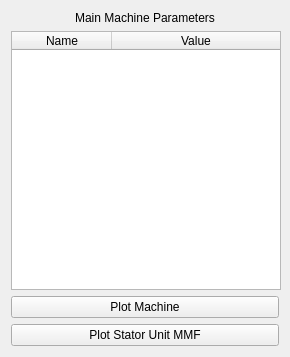
<?xml version="1.0" encoding="UTF-8"?>
<ui version="4.0">
 <class>WMachineTable</class>
 <widget class="QWidget" name="WMachineTable">
  <property name="geometry">
   <rect>
    <x>0</x>
    <y>0</y>
    <width>290</width>
    <height>357</height>
   </rect>
  </property>
  <property name="minimumSize">
   <size>
    <width>290</width>
    <height>0</height>
   </size>
  </property>
  <property name="maximumSize">
   <size>
    <width>282</width>
    <height>16777215</height>
   </size>
  </property>
  <property name="windowTitle">
   <string>Form</string>
  </property>
  <layout class="QVBoxLayout" name="verticalLayout">
   <item>
    <widget class="QLabel" name="in_name">
     <property name="text">
      <string>Main Machine Parameters</string>
     </property>
     <property name="alignment">
      <set>Qt::AlignCenter</set>
     </property>
    </widget>
   </item>
   <item>
    <widget class="QTableWidget" name="tab_param">
     <property name="minimumSize">
      <size>
       <width>270</width>
       <height>0</height>
      </size>
     </property>
     <property name="maximumSize">
      <size>
       <width>260</width>
       <height>16777215</height>
      </size>
     </property>
     <property name="horizontalScrollBarPolicy">
      <enum>Qt::ScrollBarAsNeeded</enum>
     </property>
     <property name="sizeAdjustPolicy">
      <enum>QAbstractScrollArea::AdjustToContents</enum>
     </property>
     <property name="editTriggers">
      <set>QAbstractItemView::NoEditTriggers</set>
     </property>
     <property name="alternatingRowColors">
      <bool>true</bool>
     </property>
     <property name="columnCount">
      <number>2</number>
     </property>
     <attribute name="horizontalHeaderCascadingSectionResizes">
      <bool>false</bool>
     </attribute>
     <attribute name="horizontalHeaderStretchLastSection">
      <bool>true</bool>
     </attribute>
     <attribute name="verticalHeaderVisible">
      <bool>false</bool>
     </attribute>
     <attribute name="verticalHeaderCascadingSectionResizes">
      <bool>false</bool>
     </attribute>
     <column>
      <property name="text">
       <string>Name</string>
      </property>
     </column>
     <column>
      <property name="text">
       <string>Value</string>
      </property>
     </column>
    </widget>
   </item>
   <item>
    <widget class="QPushButton" name="b_plot_machine">
     <property name="text">
      <string>Plot Machine</string>
     </property>
    </widget>
   </item>
   <item>
    <widget class="QPushButton" name="b_mmf">
     <property name="text">
      <string>Plot Stator Unit MMF</string>
     </property>
    </widget>
   </item>
  </layout>
 </widget>
 <resources>
  <include location="../../../../Resources/pyleecan.qrc"/>
 </resources>
 <connections/>
</ui>
